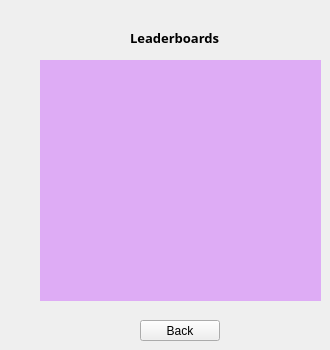
    <widget class="QWidget" name="leaderboardspg">
     <widget class="QLabel" name="lbText">
      <property name="geometry">
       <rect>
        <x>130</x>
        <y>30</y>
        <width>101</width>
        <height>16</height>
       </rect>
      </property>
      <property name="font">
       <font>
        <family>Poppins</family>
        <pointsize>10</pointsize>
        <bold>true</bold>
       </font>
      </property>
      <property name="text">
       <string>Leaderboards</string>
      </property>
     </widget>
     <widget class="QPushButton" name="lbbackBtn">
      <property name="geometry">
       <rect>
        <x>140</x>
        <y>320</y>
        <width>80</width>
        <height>21</height>
       </rect>
      </property>
      <property name="text">
       <string>Back</string>
      </property>
     </widget>
     <widget class="QLabel" name="lbText_2">
      <property name="geometry">
       <rect>
        <x>40</x>
        <y>60</y>
        <width>281</width>
        <height>241</height>
       </rect>
      </property>
      <property name="font">
       <font>
        <family>Poppins</family>
        <pointsize>10</pointsize>
        <bold>true</bold>
       </font>
      </property>
      <property name="styleSheet">
       <string notr="true">background: #DEacf5;
color: white</string>
      </property>
      <property name="text">
       <string/>
      </property>
     </widget>
    </widget>
